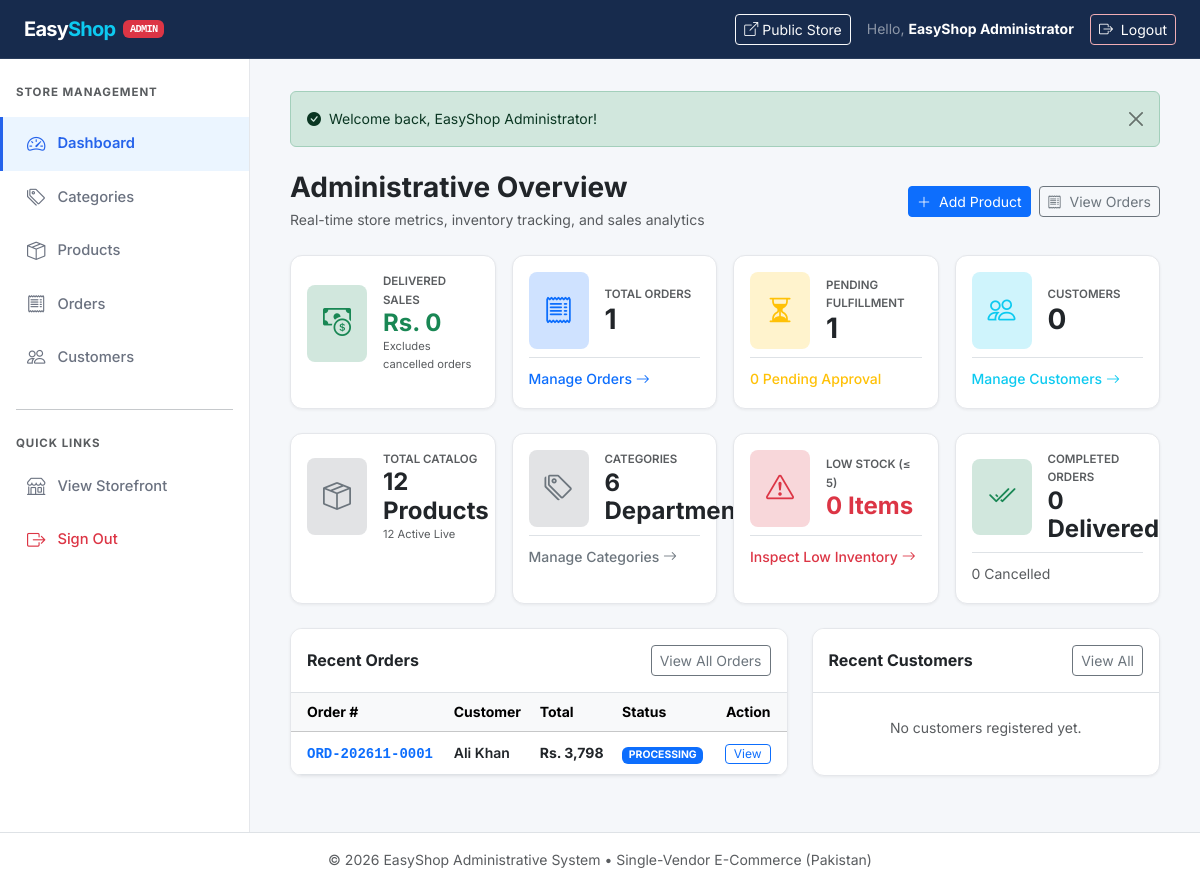
/admin/index.php (signed in), run on the app's committed database.
### tables this page shows
CREATE TABLE `orders` (
  `order_id` INT UNSIGNED NOT NULL AUTO_INCREMENT,
  `user_id` INT UNSIGNED DEFAULT NULL,
  `order_number` VARCHAR(50) NOT NULL,
  `subtotal` DECIMAL(10, 2) NOT NULL,
  `shipping_fee` DECIMAL(10, 2) NOT NULL DEFAULT 200.00,
  `total_amount` DECIMAL(10, 2) NOT NULL,
  `payment_method` ENUM('cod') NOT NULL DEFAULT 'cod',
  `payment_status` ENUM('pending', 'paid', 'failed') NOT NULL DEFAULT 'pending',
  `order_status` ENUM('pending', 'confirmed', 'processing', 'shipped', 'delivered', 'cancelled') NOT NULL DEFAULT 'pending',
  `is_stock_restored` TINYINT(1) UNSIGNED NOT NULL DEFAULT 0,
  `shipping_name` VARCHAR(100) NOT NULL,
  `shipping_phone` VARCHAR(20) NOT NULL,
  `shipping_address` TEXT NOT NULL,
  `created_at` TIMESTAMP NOT NULL DEFAULT CURRENT_TIMESTAMP,
  PRIMARY KEY (`order_id`),
  UNIQUE KEY `uq_orders_number` (`order_number`),
  KEY `idx_orders_user_id` (`user_id`),
  KEY `idx_orders_status` (`order_status`),
  KEY `idx_orders_created_at` (`created_at`),
  CONSTRAINT `fk_orders_user` 
    FOREIGN KEY (`user_id`) 
    REFERENCES `users` (`user_id`) 
    ON DELETE SET NULL 
    ON UPDATE CASCADE
);

### includes/functions.php (called while the page is built, shortened)
<?php
function getFlash($type) {
    if (isset($_SESSION['flash'][$type])) {
        $msg = $_SESSION['flash'][$type];
        return $msg;
    }
    return null;
}
function e($data) {
    return htmlspecialchars((string)$data, ENT_QUOTES, 'UTF-8');
}
function format_pkr($amount, $showDecimals = false) {
    $val = (float)$amount;
    return 'Rs. ' . number_format($val, $showDecimals ? 2 : 0);
}

### admin/index.php (the view, shortened to what this page needs)
<?php
require_once __DIR__ . '/../includes/admin-header.php';
require_once __DIR__ . '/../includes/admin-sidebar.php';
$prodStats = [
    'total_products'     => 0,
    'active_products'    => 0,
    'low_stock_products' => 0
];
$totalCategories = 0;
$totalCustomers  = 0;
$orderStats = [
    'total_orders'          => 0,
    'pending_orders'        => 0,
    'processing_orders'     => 0,
    'delivered_orders'      => 0,
    'cancelled_orders'      => 0,
    'collected_sales'       => 0.0,
    'delivered_sales_value' => 0.0
];
$recentOrders    = [];
$recentCustomers = [];
if ($conn) {
    $prodQuery = "SELECT
                    COUNT(*) AS total_products,
                    COALESCE(SUM(CASE WHEN status = 'active' THEN 1 ELSE 0 END), 0) AS active_products,
                    COALESCE(SUM(CASE WHEN stock <= 5 THEN 1 ELSE 0 END), 0) AS low_stock_products
                  FROM products";
    if ($res = mysqli_query($conn, $prodQuery)) {
        $prodStats = mysqli_fetch_assoc($res) ?: $prodStats;
    }
    if ($res = mysqli_query($conn, "SELECT COUNT(*) FROM categories")) {
        $totalCategories = (int)mysqli_fetch_row($res)[0];
    }
    if ($res = mysqli_query($conn, "SELECT COUNT(*) FROM users WHERE role = 'customer'")) {
        $totalCustomers = (int)mysqli_fetch_row($res)[0];
    }
    $orderQuery = "SELECT
                     COUNT(*) AS total_orders,
                     COALESCE(SUM(CASE WHEN order_status = 'pending' THEN 1 ELSE 0 END), 0) AS pending_orders,
                     COALESCE(SUM(CASE WHEN order_status IN ('confirmed', 'processing') THEN 1 ELSE 0 END), 0) AS processing_orders,
                     COALESCE(SUM(CASE WHEN order_status = 'delivered' THEN 1 ELSE 0 END), 0) AS delivered_orders,
                     COALESCE(SUM(CASE WHEN order_status = 'cancelled' THEN 1 ELSE 0 END), 0) AS cancelled_orders,
                     COALESCE(SUM(CASE WHEN order_status = 'delivered' AND payment_status = 'paid' THEN total_amount ELSE 0 END), 0) AS collected_sales,
                     COALESCE(SUM(CASE WHEN order_status = 'delivered' THEN total_amount ELSE 0 END), 0) AS delivered_sales_value
                   FROM orders";
    if ($res = mysqli_query($conn, $orderQuery)) {
        $orderStats = mysqli_fetch_assoc($res) ?: $orderStats;
    }
    $recentOrderQuery = "SELECT o.order_id, o.order_number, o.shipping_name, o.total_amount,
                                o.order_status, o.payment_status, o.created_at,
                                u.name AS user_name
                         FROM orders o
                         LEFT JOIN users u ON o.user_id = u.user_id
                         ORDER BY o.order_id DESC
                         LIMIT 5";
    if ($res = mysqli_query($conn, $recentOrderQuery)) {
        while ($row = mysqli_fetch_assoc($res)) {
            $recentOrders[] = $row;
        }
    }
}
$flashSuccess = getFlash('success');
?>
<main class="admin-main">
  <?php if ($flashSuccess): ?>
    <div class="alert alert-success alert-dismissible fade show mb-4 small" role="alert">
      <i class="bi bi-check-circle-fill me-1"></i> <?= e($flashSuccess) ?>
      <button type="button" class="btn-close" data-bs-dismiss="alert" aria-label="Close"></button>
    </div>
  <?php endif; ?>
  <div class="d-flex flex-wrap justify-content-between align-items-center mb-4 gap-2">
    <div>
      <h1 class="h3 fw-bold text-dark mb-1">Administrative Overview</h1>
      <p class="text-muted small mb-0">Real-time store metrics, inventory tracking, and sales analytics</p>
    </div>
    <div class="d-flex gap-2">
      <a href="products/add.php" class="btn btn-primary btn-sm">
        <i class="bi bi-plus-lg me-1"></i> Add Product
      </a>
      <a href="orders/index.php" class="btn btn-outline-secondary btn-sm">
        <i class="bi bi-receipt me-1"></i> View Orders
      </a>
    </div>
  </div>
  <div class="row g-3 mb-4">
    <div class="col-sm-6 col-xl-3">
      <div class="admin-card p-3 h-100">
        <div class="d-flex align-items-center gap-3">
          <div class="stat-icon bg-success-subtle text-success p-3 rounded-3 fs-3">
            <i class="bi bi-cash-coin"></i>
          </div>
          <div>
            <div class="text-muted small text-uppercase fw-semibold" style="font-size: 0.72rem;">Delivered Sales</div>
            <div class="h4 fw-bold mb-0 text-success"><?= format_pkr($orderStats['delivered_sales_value']) ?></div>
            <div class="small text-muted" style="font-size: 0.7rem;">Excludes cancelled orders</div>
          </div>
        </div>
      </div>
    </div>
    <div class="col-sm-6 col-xl-3">
      <div class="admin-card p-3 h-100">
        <div class="d-flex align-items-center gap-3">
          <div class="stat-icon bg-primary-subtle text-primary p-3 rounded-3 fs-3">
            <i class="bi bi-receipt"></i>
          </div>
          <div>
            <div class="text-muted small text-uppercase fw-semibold" style="font-size: 0.72rem;">Total Orders</div>
            <div class="h3 fw-bold mb-0 text-dark"><?= (int)$orderStats['total_orders'] ?></div>
          </div>
        </div>
        <div class="mt-2 pt-2 border-top">
          <a href="orders/index.php" class="small text-decoration-none text-primary fw-medium">
            Manage Orders <i class="bi bi-arrow-right"></i>
          </a>
        </div>
      </div>
    </div>
    <div class="col-sm-6 col-xl-3">
      <div class="admin-card p-3 h-100">
        <div class="d-flex align-items-center gap-3">
          <div class="stat-icon bg-warning-subtle text-warning p-3 rounded-3 fs-3">
            <i class="bi bi-hourglass-split"></i>
          </div>
          <div>
            <div class="text-muted small text-uppercase fw-semibold" style="font-size: 0.72rem;">Pending Fulfillment</div>
            <div class="h3 fw-bold mb-0 text-dark"><?= (int)$orderStats['pending_orders'] + (int)$orderStats['processing_orders'] ?></div>
          </div>
        </div>
        <div class="mt-2 pt-2 border-top">
          <a href="orders/index.php?status=pending" class="small text-decoration-none text-warning fw-medium">
            <?= (int)$orderStats['pending_orders'] ?> Pending Approval
          </a>
        </div>
      </div>
    </div>
    <div class="col-sm-6 col-xl-3">
      <div class="admin-card p-3 h-100">
        <div class="d-flex align-items-center gap-3">
          <div class="stat-icon bg-info-subtle text-info p-3 rounded-3 fs-3">
            <i class="bi bi-people"></i>
          </div>
          <div>
            <div class="text-muted small text-uppercase fw-semibold" style="font-size: 0.72rem;">Customers</div>
            <div class="h3 fw-bold mb-0 text-dark"><?= (int)$totalCustomers ?></div>
          </div>
        </div>
        <div class="mt-2 pt-2 border-top">
          <a href="customers/index.php" class="small text-decoration-none text-info fw-medium">
            Manage Customers <i class="bi bi-arrow-right"></i>
          </a>
        </div>
      </div>
    </div>
  </div>
  <div class="row g-3 mb-4">
    <div class="col-sm-6 col-xl-3">
      <div class="admin-card p-3 h-100">
        <div class="d-flex align-items-center gap-3">
          <div class="stat-icon bg-secondary-subtle text-secondary p-3 rounded-3 fs-3">
            <i class="bi bi-box-seam"></i>
          </div>
          <div>
            <div class="text-muted small text-uppercase fw-semibold" style="font-size: 0.72rem;">Total Catalog</div>
            <div class="h4 fw-bold mb-0 text-dark"><?= (int)$prodStats['total_products'] ?> Products</div>
            <div class="small text-muted" style="font-size: 0.7rem;"><?= (int)$prodStats['active_products'] ?> Active Live</div>
          </div>
        </div>
      </div>
    </div>
    <div class="col-sm-6 col-xl-3">
      <div class="admin-card p-3 h-100">
        <div class="d-flex align-items-center gap-3">
          <div class="stat-icon bg-secondary-subtle text-secondary p-3 rounded-3 fs-3">
            <i class="bi bi-tags"></i>
          </div>
          <div>
            <div class="text-muted small text-uppercase fw-semibold" style="font-size: 0.72rem;">Categories</div>
            <div class="h4 fw-bold mb-0 text-dark"><?= (int)$totalCategories ?> Departments</div>
          </div>
        </div>
        <div class="mt-2 pt-2 border-top">
          <a href="categories/index.php" class="small text-decoration-none text-secondary fw-medium">
            Manage Categories <i class="bi bi-arrow-right"></i>
          </a>
        </div>
      </div>
    </div>
    <div class="col-sm-6 col-xl-3">
      <div class="admin-card p-3 h-100">
        <div class="d-flex align-items-center gap-3">
          <div class="stat-icon bg-danger-subtle text-danger p-3 rounded-3 fs-3">
            <i class="bi bi-exclamation-triangle"></i>
          </div>
          <div>
            <div class="text-muted small text-uppercase fw-semibold" style="font-size: 0.72rem;">Low Stock (&le; 5)</div>
            <div class="h4 fw-bold mb-0 text-danger"><?= (int)$prodStats['low_stock_products'] ?> Items</div>
          </div>
        </div>
        <div class="mt-2 pt-2 border-top">
          <a href="products/index.php?filter=low_stock" class="small text-decoration-none text-danger fw-medium">
            Inspect Low Inventory <i class="bi bi-arrow-right"></i>
          </a>
        </div>
      </div>
    </div>
    <div class="col-sm-6 col-xl-3">
      <div class="admin-card p-3 h-100">
        <div class="d-flex align-items-center gap-3">
          <div class="stat-icon bg-success-subtle text-success p-3 rounded-3 fs-3">
            <i class="bi bi-check2-all"></i>
          </div>
          <div>
            <div class="text-muted small text-uppercase fw-semibold" style="font-size: 0.72rem;">Completed Orders</div>
            <div class="h4 fw-bold mb-0 text-dark"><?= (int)$orderStats['delivered_orders'] ?> Delivered</div>
          </div>
        </div>
        <div class="mt-2 pt-2 border-top">
          <span class="small text-muted"><?= (int)$orderStats['cancelled_orders'] ?> Cancelled</span>
        </div>
      </div>
    </div>
  </div>
  <div class="row g-4 mb-4">
    <div class="col-lg-7">
      <div class="admin-card overflow-hidden h-100">
        <div class="p-3 bg-white border-bottom d-flex justify-content-between align-items-center">
          <h5 class="fw-bold mb-0 fs-6 text-dark">Recent Orders</h5>
          <a href="orders/index.php" class="btn btn-outline-secondary btn-sm">View All Orders</a>
        </div>
        <?php if (empty($recentOrders)): ?>
          <div class="p-4 text-center text-muted small">No orders recorded in database yet.</div>
        <?php else: ?>
          <div class="table-responsive">
            <table class="table align-middle mb-0 table-hover">
              <thead class="table-light small">
                <tr>
                  <th scope="col" class="ps-3">Order #</th>
                  <th scope="col">Customer</th>
                  <th scope="col">Total</th>
                  <th scope="col">Status</th>
                  <th scope="col" class="text-end pe-3">Action</th>
                </tr>
              </thead>
              <tbody>
                <?php foreach ($recentOrders as $ro): ?>
                  <?php
                    $statusBadge = 'bg-secondary';
                    switch ($ro['order_status']) {
                        case 'processing': $statusBadge = 'bg-primary text-white'; break;
                    }
                  ?>
                  <tr>
                    <td class="ps-3">
                      <a href="orders/details.php?id=<?= (int)$ro['order_id'] ?>" class="fw-bold font-monospace text-primary text-decoration-none small">
                        <?= e($ro['order_number']) ?>
                      </a>
                    </td>
                    <td class="small">
                      <div class="fw-semibold text-dark text-truncate" style="max-width: 140px;"><?= e($ro['shipping_name']) ?></div>
                    </td>
                    <td class="small fw-bold text-dark">
                      <?= format_pkr($ro['total_amount']) ?>
                    </td>
                    <td>
                      <span class="badge <?= $statusBadge ?> text-uppercase" style="font-size: 0.65rem;">
                        <?= e($ro['order_status']) ?>
                      </span>
                    </td>
                    <td class="text-end pe-3">
                      <a href="orders/details.php?id=<?= (int)$ro['order_id'] ?>" class="btn btn-sm btn-outline-primary py-0 px-2" style="font-size: 0.75rem;">
                        View
                      </a>
                    </td>
                  </tr>
                <?php endforeach; ?>
              </tbody>
            </table>
          </div>
        <?php endif; ?>
      </div>
    </div>
    <div class="col-lg-5">
      <div class="admin-card overflow-hidden h-100">
        <div class="p-3 bg-white border-bottom d-flex justify-content-between align-items-center">
          <h5 class="fw-bold mb-0 fs-6 text-dark">Recent Customers</h5>
          <a href="customers/index.php" class="btn btn-outline-secondary btn-sm">View All</a>
        </div>
        <?php if (empty($recentCustomers)): ?>
          <div class="p-4 text-center text-muted small">No customers registered yet.</div>
        <?php endif; ?>
      </div>
    </div>
  </div>
</main>
<?php require_once __DIR__ . '/../includes/admin-footer.php'; ?>

### assets/css/style.css (style rules this page uses)
:root { --color-primary: #172B4D; --color-accent: #2563EB; --color-accent-hover: #1D4ED8; --color-accent-light: #EBF5FF; --color-bg: #FFFFFF; --color-bg-secondary: #F5F7FA; --color-text: #1F2937; --color-text-muted: #6B7280; --color-text-light: #9CA3AF; --color-border: #E5E7EB; --color-danger: #EF4444; --color-success: #10B981; --color-warning: #F59E0B; --color-white: #FFFFFF; --font-family: 'Inter', -apple-system, BlinkMacSystemFont, 'Segoe UI', sans-serif; --radius-sm: 6px; --radius-md: 8px; --radius-lg: 12px; --radius-xl: 16px; --shadow-sm: 0 1px 3px rgba(0, 0, 0, 0.06); --shadow-md: 0 4px 16px rgba(0, 0, 0, 0.08); --shadow-lg: 0 8px 30px rgba(0, 0, 0, 0.12); --shadow-xl: 0 12px 40px rgba(0, 0, 0, 0.15); --transition: 0.3s ease; --transition-fast: 0.2s ease; }
*, *::before, *::after { box-sizing: border-box; }
html { scroll-behavior: smooth; }
body { font-family: var(--font-family); color: var(--color-text); background-color: var(--color-bg); line-height: 1.6; -webkit-font-smoothing: antialiased; -moz-osx-font-smoothing: grayscale; overflow-x: hidden; }
a { text-decoration: none; color: inherit; transition: color var(--transition-fast); }
h1, h2, h3, h4, h5, h6 { color: var(--color-primary); font-weight: 700; line-height: 1.3; }

### includes/admin-header.php (style rules this page uses)
body { background-color: var(--color-bg-secondary); min-height: 100vh; display: flex; flex-direction: column; }
.admin-main { flex: 1; padding: 2rem 2.5rem; overflow-x: auto; }
.admin-card { background: #FFFFFF; border-radius: var(--radius-lg); border: 1px solid var(--color-border); box-shadow: var(--shadow-sm); }

### data on the page
orders: order_number "ORD-202611-0001", shipping_name "Ali Khan", total_amount "Rs. 3,798", order_status "PROCESSING"

### other printed values
$admin['name'] "EasyShop Administrator"
$flashSuccess "Welcome back, EasyShop Administrator!"
format_pkr($orderStats['delivered_sales_value']) "Rs. 0"
$orderStats['total_orders'] "1"
$orderStats['pending_orders'] "0"
$totalCustomers "0"
$prodStats['total_products'] "12"
$prodStats['active_products'] "12"
$totalCategories "6"
$prodStats['low_stock_products'] "0"
$orderStats['delivered_orders'] "0"
$orderStats['cancelled_orders'] "0"
